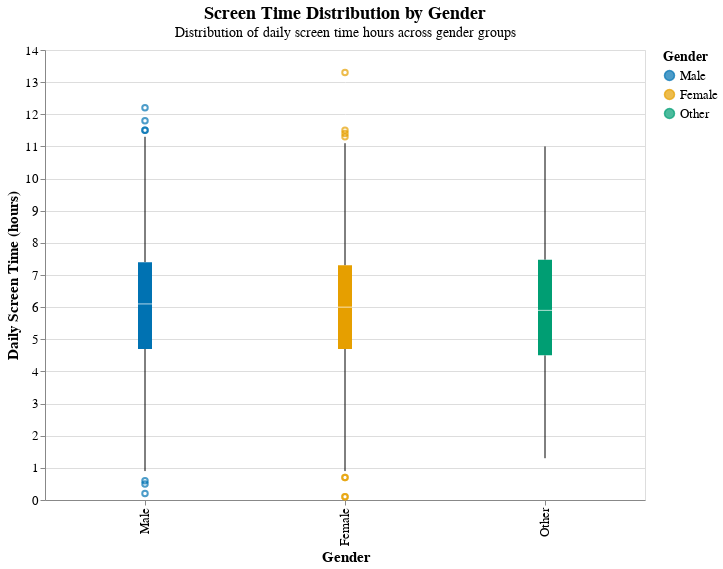

This figure's notebook cell:
### Code cell
boxplot_chart

### Figure 1 — Vega-Lite specification as saved in the notebook (floating-point values rounded to 4 significant figures; data arrays with more than 128 entries replaced by an {"elided": "..."} marker saying what was removed)
{"config": {"view": {"continuousWidth": 300, "continuousHeight": 300}, "axis": {"labelFontSize": 13, "titleFontSize": 15}, "legend": {"labelFontSize": 13, "titleFontSize": 14}}, "data": {"name": "data-be685ed563c90574ad40fbb352592ceb"}, "mark": {"type": "boxplot"}, "encoding": {"color": {"field": "Gender", "legend": {"labelFontSize": 13, "title": "Gender", "titleFontSize": 14, "titleFontWeight": "bold"}, "scale": {"domain": ["Male", "Female", "Other"], "range": ["#0072B2", "#E69F00", "#009E73"]}, "type": "nominal"}, "x": {"axis": {"labelFontSize": 13, "titleFontSize": 15, "titleFontWeight": "bold"}, "field": "Gender", "sort": ["Male", "Female", "Other"], "title": "Gender", "type": "nominal"}, "y": {"axis": {"labelFontSize": 13, "titleFontSize": 15, "titleFontWeight": "bold"}, "field": "Screen Time", "title": "Daily Screen Time (hours)", "type": "quantitative"}}, "height": 450, "title": {"text": "Screen Time Distribution by Gender", "fontSize": 18, "fontWeight": "bold", "subtitle": "Distribution of daily screen time hours across gender groups", "subtitleFontSize": 14}, "width": 600, "$schema": "https://vega.github.io/schema/vega-lite/v5.20.1.json", "datasets": {"data-be685ed563c90574ad40fbb352592ceb": {"elided": "1998 records"}}}
